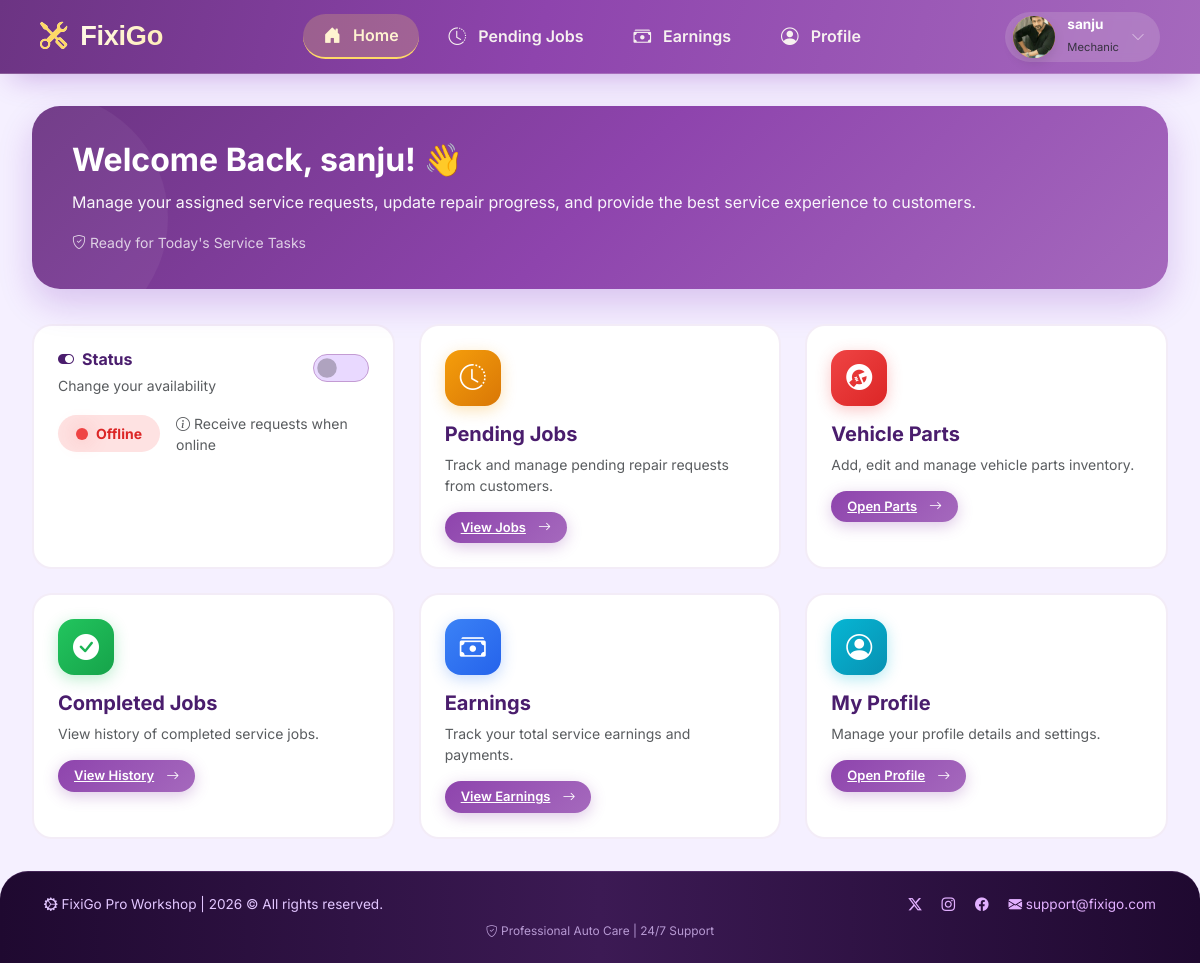
Page /mechanic/home/ (signed in) on the committed database.
### mechanic/models.py (models this page shows, shortened)
class Mechanic(models.Model):
    name = models.CharField(max_length=255)
    email = models.EmailField(unique=True)
    number = models.CharField(max_length=15)
    address = models.TextField()
    certificate = models.FileField(upload_to='mechanic_certificate/')
    aadhaar = models.TextField(max_length=12)
    experience_certificate = models.FileField(upload_to='mechanic_experience_certificate/', blank=True, null=True)
    city = models.ForeignKey(City, on_delete=models.CASCADE)
    password = models.CharField(max_length=255)
    profile_pic = models.ImageField(upload_to='mechanic_profile_pic/', blank=True, null=True)
    is_valid = models.BooleanField(default=False)
    is_reject = models.BooleanField(default=False)
    account_suspend = models.BooleanField(default=False)
    last_login_date = models.DateTimeField(blank=True, null=True)
    application_created_at = models.DateTimeField(auto_now_add=True)
    created_at = models.DateTimeField(blank=True, null=True)

class Active_mechanic(models.Model):
    mechanic = models.OneToOneField(Mechanic, on_delete=models.CASCADE)
    is_online = models.BooleanField(default=False)
    is_available = models.BooleanField(default=False)
    is_work_approve = models.BooleanField(blank=True, null=True)
    is_work_reject = models.BooleanField(blank=True, null=True)

### mechanic/views.py (the view)
# urls.py: path('home/', views.home_page_mechanic, name='home_mechanic'),
def home_page_mechanic(request):
    mechanic = check_mechanic_access(request)
    if mechanic is None:
        return redirect('login_mechanic')
    if mechanic == 'not_valid':
        return render(request, 'application_submitted.html')
    if mechanic == 'reject':
        return render(request, 'application_rejected.html')
    mech = Active_mechanic.objects.filter(mechanic=mechanic).first()
    requests = MechanicRequest.objects.filter(
        mechanic=mechanic,
        status='Pending'
    ).order_by('-created_at')
    return render(request, 'home_mechanic.html', {
        'mechanic' : mechanic,
        'mech': mech,
        'requests': requests
    })

### customer/context_processors.py (called while the page is built)
def fixigo_data(request):
    try:
        fixigo = Fixigo.objects.latest('id')
    except Fixigo.DoesNotExist:
        fixigo = None
    return {
        'fixigo': fixigo
    }

### mechanic/views.py (called while the page is built)
def check_mechanic_access(request):
    mechanic_id = request.session.get('mechanic_id')
    if not mechanic_id:
        return None
    try:
        mechanic = Mechanic.objects.get(id=mechanic_id)
        if mechanic.is_reject:
            return 'reject'
        if not mechanic.is_valid:
            return 'not_valid'
        return mechanic
    except Mechanic.DoesNotExist:
        return None

### mechanic/templates/home_mechanic.html (shortened to what this page needs)
{% extends 'base_mechanic.html' %}
{% block content %}
<div class="welcome-banner" data-aos="fade-up">
    <h3>
        Welcome Back, {{ mechanic.name }}! 👋
    </h3>
    <p>
        Manage your assigned service requests, update repair progress, and provide the best service experience to customers.
    </p>
    <div class="mt-3">
        <small class="opacity-75">
            <i class="bi bi-shield-check"></i> Ready for Today's Service Tasks
        </small>
    </div>
</div>
<div class="row g-4">
    {% if mechanic.account_suspend %}
        <div class="col-12">
            <div class="alert-suspended">
                <div class="d-flex align-items-center gap-4">
                    <div class="alert-icon">
                        <i class="bi bi-exclamation-triangle-fill"></i>
                    </div>
                    <div class="flex-grow-1">
                        <h5 class="fw-bold mb-1 text-danger">Account Suspended</h5>
                        <p class="mb-0 text-secondary">Your account has been suspended by the admin. Please contact support for more information.</p>
                    </div>
                    <a href="#" class="btn btn-outline-danger rounded-pill px-4">
                        <i class="bi bi-headset me-2"></i>Contact Support
                    </a>
                </div>
            </div>
        </div>
    {% else %}
    <div class="col-lg-4 col-md-6">
        <div class="status-card">
            <div class="d-flex justify-content-between align-items-start mb-3">
                <div>
                    <h6 class="fw-bold mb-1" style="color: #4a1d6d;">
                        <i class="bi bi-toggle-on me-2"></i>Status
                    </h6>
                    <small class="text-muted">Change your availability</small>
                </div>
                <div class="form-check form-switch">
                    <input class="form-check-input" type="checkbox" id="onlineToggle" data-initial="{{ mech.is_online|yesno:'true,false' }}" {% if mech.is_online %}checked{% endif %}>
                </div>
            </div>
            <div class="d-flex align-items-center gap-3 mt-2">
                <span class="status-badge {% if mechanic.is_online %}bg-success{% else %}bg-danger{% endif %}" id="statusBadge">
                </span>
                <small class="text-muted">
                    <i class="bi bi-info-circle"></i>
                    Receive requests when online
                </small>
            </div>
        </div>
    </div>
    <div class="col-lg-4 col-md-6">
        <div class="dashboard-card">
            <div class="dashboard-icon bg-purple-warning">
                <i class="bi bi-clock-history"></i>
            </div>
            <h5 class="fw-bold mb-2" style="color: #4a1d6d;">Pending Jobs</h5>
            <p class="text-muted mb-3 small">Track and manage pending repair requests from customers.</p>
            <a href="{% url 'pending_jobs_list' %}" class="btn-purple btn-purple-sm">
                View Jobs <i class="bi bi-arrow-right ms-1"></i>
            </a>
        </div>
    </div>
    <div class="col-lg-4 col-md-6">
        <div class="dashboard-card">
            <div class="dashboard-icon bg-purple-danger">
                <i class="bi bi-wrench-adjustable-circle-fill"></i>
            </div>
            <h5 class="fw-bold mb-2" style="color: #4a1d6d;">Vehicle Parts</h5>
            <p class="text-muted mb-3 small">Add, edit and manage vehicle parts inventory.</p>
            <a href="{% url 'vehicle_parts_list' %}" class="btn-purple btn-purple-sm">
                Open Parts <i class="bi bi-arrow-right ms-1"></i>
            </a>
        </div>
    </div>
    <div class="col-lg-4 col-md-6">
        <div class="dashboard-card">
            <div class="dashboard-icon bg-purple-success">
                <i class="bi bi-check-circle-fill"></i>
            </div>
            <h5 class="fw-bold mb-2" style="color: #4a1d6d;">Completed Jobs</h5>
            <p class="text-muted mb-3 small">View history of completed service jobs.</p>
            <a href="{% url 'completed_jobs_list' %}" class="btn-purple btn-purple-sm">
                View History <i class="bi bi-arrow-right ms-1"></i>
            </a>
        </div>
    </div>
    <div class="col-lg-4 col-md-6">
        <div class="dashboard-card">
            <div class="dashboard-icon bg-purple-dark">
                <i class="bi bi-cash-stack"></i>
            </div>
            <h5 class="fw-bold mb-2" style="color: #4a1d6d;">Earnings</h5>
            <p class="text-muted mb-3 small">Track your total service earnings and payments.</p>
            <a href="{% url 'earnings' %}" class="btn-purple btn-purple-sm">
                View Earnings <i class="bi bi-arrow-right ms-1"></i>
            </a>
        </div>
    </div>
    <div class="col-lg-4 col-md-6">
        <div class="dashboard-card">
            <div class="dashboard-icon bg-purple-info">
                <i class="bi bi-person-circle"></i>
            </div>
            <h5 class="fw-bold mb-2" style="color: #4a1d6d;">My Profile</h5>
            <p class="text-muted mb-3 small">Manage your profile details and settings.</p>
            <a href="{% url 'profile_page_mechanic' %}" class="btn-purple btn-purple-sm">
                Open Profile <i class="bi bi-arrow-right ms-1"></i>
            </a>
        </div>
    </div>
    {% endif %}
</div>
{% endblock %}

### mechanic/templates/base_mechanic.html (shortened to what this page needs)
<!DOCTYPE html>
<html lang="en">
<head>
    <link href="https://cdn.jsdelivr.net/npm/bootstrap@5.3.2/dist/css/bootstrap.min.css" rel="stylesheet">
    <link href="https://cdn.jsdelivr.net/npm/bootstrap-icons/font/bootstrap-icons.css" rel="stylesheet">
</head>
<body>
    <header>
        <nav class="navbar navbar-expand-lg navbar-purple">
            <div class="container-fluid px-0 px-md-2">
                <a class="navbar-brand" href="{% url 'home_mechanic' %}">
                    <i class="bi bi-tools"></i> FixiGo
                </a>
                <div class="collapse navbar-collapse" id="mechanicNavbar">
                    <ul class="navbar-nav mx-auto mb-2 mb-lg-0 align-items-center">
                        <li class="nav-item">
                            <a class="nav-link nav-link-custom {% if request.resolver_match.url_name == 'home_mechanic' %}active{% endif %}" href="{% url 'home_mechanic' %}">
                                <i class="bi bi-house-door-fill"></i> <span>Home</span>
                            </a>
                        </li>
                        <li class="nav-item">
                            <a class="nav-link nav-link-custom {% if request.resolver_match.url_name == 'pending_jobs_list' %}active{% endif %}" href="{% url 'pending_jobs_list' %}">
                                <i class="bi bi-clock-history"></i> <span>Pending Jobs</span>
                            </a>
                        </li>
                        <li class="nav-item">
                            <a class="nav-link nav-link-custom {% if request.resolver_match.url_name == 'earnings' %}active{% endif %}" href="{% url 'earnings' %}">
                                <i class="bi bi-cash-stack"></i> <span>Earnings</span>
                            </a>
                        </li>
                        <li class="nav-item">
                            <a class="nav-link nav-link-custom {% if request.resolver_match.url_name == 'profile_page_mechanic' %}active{% endif %}" href="{% url 'profile_page_mechanic' %}">
                                <i class="bi bi-person-circle"></i> <span>Profile</span>
                            </a>
                        </li>
                    </ul>
                    <div class="profile-dropdown-wrapper" style="position: relative;">
                        <div class="profile-header" id="profilePillBtn">
                            <div class="avatar-circle">
                                {% if mechanic.profile_pic %}
                                    <img src="{{ mechanic.profile_pic.url }}" alt="Profile">
                                {% else %}
                                    {{ mechanic.name|slice:":1"|upper|default:"M" }}
                                {% endif %}
                            </div>
                            <div class="user-info">
                                <h6>{{ mechanic.name|default:"Mechanic" }}</h6>
                                <small>Mechanic</small>
                            </div>
                            <i class="bi bi-chevron-down text-white-50 small"></i>
                        </div>
                    </div>
                </div>
            </div>
        </nav>
    </header>
    <main class="main-content">
        {% block content %}{% endblock %}
    </main>
    <footer class="footer-purple">
        <div class="container-fluid">
            <div class="row align-items-center gy-3">
                <div class="col-md-6 text-center text-md-start">
                    <i class="bi bi-gear-wide-connected"></i> FixiGo Pro Workshop | <span id="currentYear"></span> © All rights reserved.
                </div>
                <div class="col-md-6 text-center text-md-end">
                    <a href="#" class="me-3"><i class="bi bi-twitter-x"></i></a>
                    <a href="#" class="me-3"><i class="bi bi-instagram"></i></a>
                    <a href="#" class="me-3"><i class="bi bi-facebook"></i></a>
                    <a href="#"><i class="bi bi-envelope-fill"></i> support@fixigo.com</a>
                </div>
            </div>
            <div class="row mt-2">
                <div class="col text-center small opacity-75">
                    <i class="bi bi-shield-check"></i> Professional Auto Care | 24/7 Support
                </div>
            </div>
        </div>
    </footer>
</body>
</html>

### mechanic/templates/base_mechanic.html (style rules this page uses)
* { margin: 0; padding: 0; box-sizing: border-box; }
body { font-family: 'Inter', sans-serif; background: #f5f0ff; min-height: 100vh; display: flex; flex-direction: column; }
.navbar-purple { background: linear-gradient(105deg, #6c3483 0%, #8e44ad 45%, #a569bd 100%); backdrop-filter: blur(2px); padding: 0.7rem 2rem; box-shadow: 0 15px 30px -12px rgba(106, 13, 173, 0.3); border-bottom: 1px solid rgba(255,255,240,0.2); transition: all 0.2s; position: sticky; top: 0; z-index: 1030; }
.navbar-brand { font-family: 'Poppins', sans-serif; font-weight: 800; font-size: 1.7rem; background: linear-gradient(125deg, #fff, #ffecb3); -webkit-background-clip: text; background-clip: text; color: transparent; letter-spacing: -0.3px; }
.navbar-brand i { background: none; color: #ffd966; margin-right: 6px; }
.nav-link-custom { font-weight: 600; margin: 0 5px; padding: 8px 20px !important; border-radius: 40px; color: rgba(255,255,245,0.92) !important; transition: all 0.25s cubic-bezier(0.2, 0.9, 0.4, 1.2); }
.nav-link-custom i { margin-right: 8px; font-size: 1.1rem; }
.nav-link-custom.active { background: rgba(255, 217, 102, 0.22); border-bottom: 2px solid #ffd966; color: #fff3d1 !important; }
.profile-header { background: rgba(255,255,240,0.15); border-radius: 60px; padding: 4px 15px 4px 8px; backdrop-filter: blur(4px); cursor: pointer; transition: 0.2s; display: flex; align-items: center; gap: 12px; position: relative; }
.avatar-circle { width: 42px; height: 42px; background: linear-gradient(145deg, #ffd966, #f39c12); border-radius: 50%; display: flex; align-items: center; justify-content: center; font-weight: bold; font-size: 1.1rem; color: #4a1d6d; box-shadow: 0 5px 12px rgba(0,0,0,0.1); overflow: hidden; }
.avatar-circle img { width: 100%; height: 100%; object-fit: cover; }
.user-info h6 { margin: 0; font-weight: 700; font-size: 0.85rem; color: white; }
.user-info small { font-size: 0.7rem; opacity: 0.85; }
.main-content { flex: 1; padding: 2rem; }
.footer-purple { background: linear-gradient(90deg, #1f0930, #3c1a54, #1f0930); color: #e2c6ff; padding: 1.4rem 2rem; margin-top: auto; border-top-left-radius: 28px; border-top-right-radius: 28px; font-size: 0.85rem; border-top: 1px solid #a569bd40; }
.footer-purple a { color: #e2b0ff; text-decoration: none; transition: 0.2s; }

### rows in the picture
Mechanic: profile_pic (picture), name "sanju"
